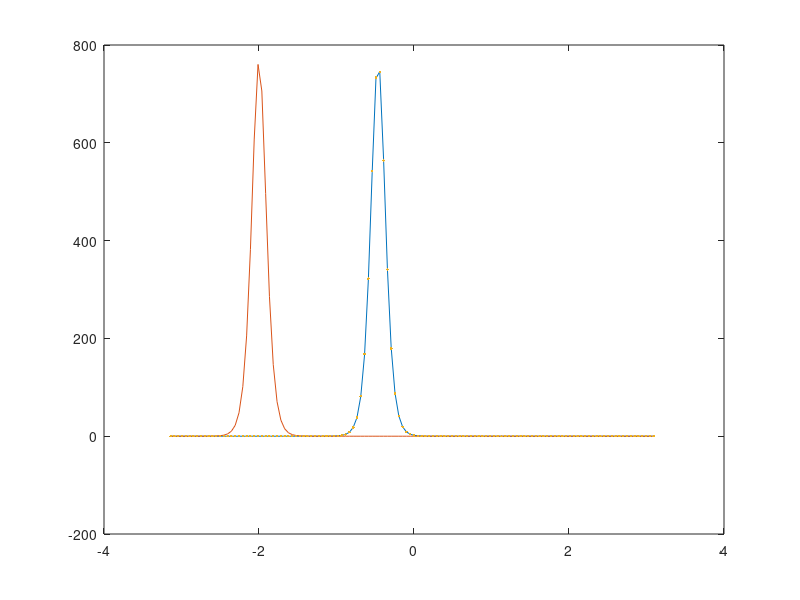

Reproduce this figure in MATLAB.
%%%%%%%%%%%%%%%%%%%%%%%%%%%%%%%%%%%%%%%%%%%%%%%%%%%%%%%%%%%%%%%%%%%%%%%%%%%
%-% ------------------------------------------------------------------- %-%
%-% Approximates a solution to the KdV equation u_t + uu_x + u_xxx = 0  %-%
%-% on the domain [-pi,pi] with periodic boundary conditions via a pse- %-%
%-% udo-spectral method with RK4 time-stepping scheme.                  %-%
%-% ------------------------------------------------------------------- %-%
%-% Author: Maurice S. Fabien, University of Washington (Jan-Jun 2014)  %-%
%-%                          , Rice University          (2014-    )     %-%
%-% Email : fabien@rice.edu                                             %-%
%-% GitHub: https://github.com/msfabien/                                %-%
%-% ------------------------------------------------------------------- %-%
%%%%%%%%%%%%%%%%%%%%%%%%%%%%%%%%%%%%%%%%%%%%%%%%%%%%%%%%%%%%%%%%%%%%%%%%%%%


function Code_Listing_2_4_1()
    clear all; close all; clc;
    N = 2^7; % Mesh refinement
    L = 2*pi; % Domain length
    dt = 0.05*(L/N)^3; % Time step
    x = (2*pi/N)*(-N/2:N/2-1)';
    x0 = -2; % Soliton initial position
    A = 16; % Soliton amplitude
    U = @(x,t) 3*A^2*sech(A*(x - x0)/2 - A^3*t/2).^2; %Exact solution
    u = U(x,0.0);  % Initial condition
    tf = 0.006; % Final time
    nt = round(tf/dt); % Total timesteps
    for index = 1:nt
        a = -dt*RHS_KdV(u); % March forward du/dt = -RHS_KdV(u)
        b = -dt*RHS_KdV(u + 0.5*a); % using the RK4 scheme
        c = -dt*RHS_KdV(u + 0.5*b);
        d = -dt*RHS_KdV(u + c);
        u = u + (a + 2*b + 2*c + d)/6; % Update solution u
    end
    plot(x,u,x,U(x,0.0),x,U(x,tf),'.')
    norm(U(x,tf) - u,inf)
end

function U = RHS_KdV(u)
    % This function pseudospectrally calculates the spatial derivatives in the
    % KdV equation u_t = - ( uu_x + u_xxx ). We can deal with the nonlinear
    % term uu_x easily this way.
    N = length(u);
    uhat = fft(u);
    k = [0:N/2-1 0 -N/2+1:-1]';
    ux = real(ifft(1i*k.*uhat));
    uxxx = real(ifft(-1i*k.^3.*uhat));
    U = u.*ux + uxxx;
end